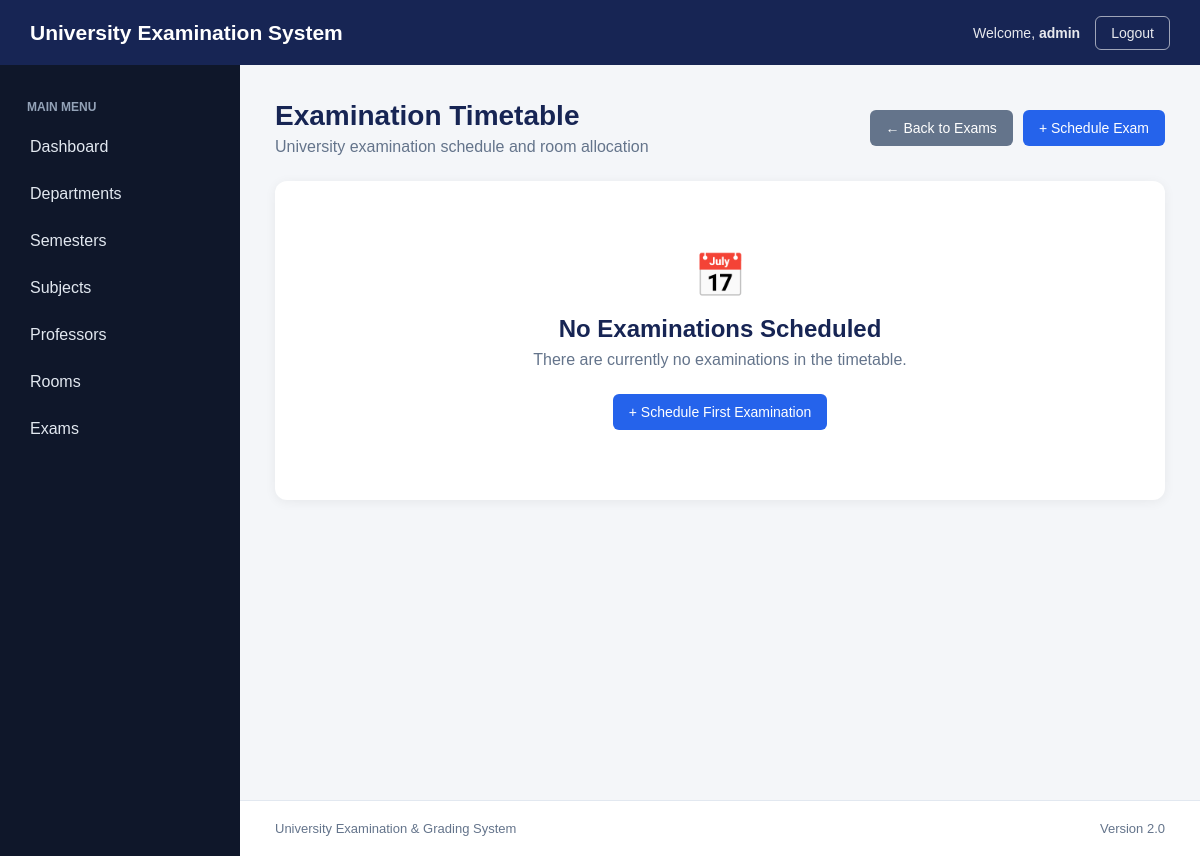
/exams/timetable/ (signed in), run on an earlier commit of the app's database.
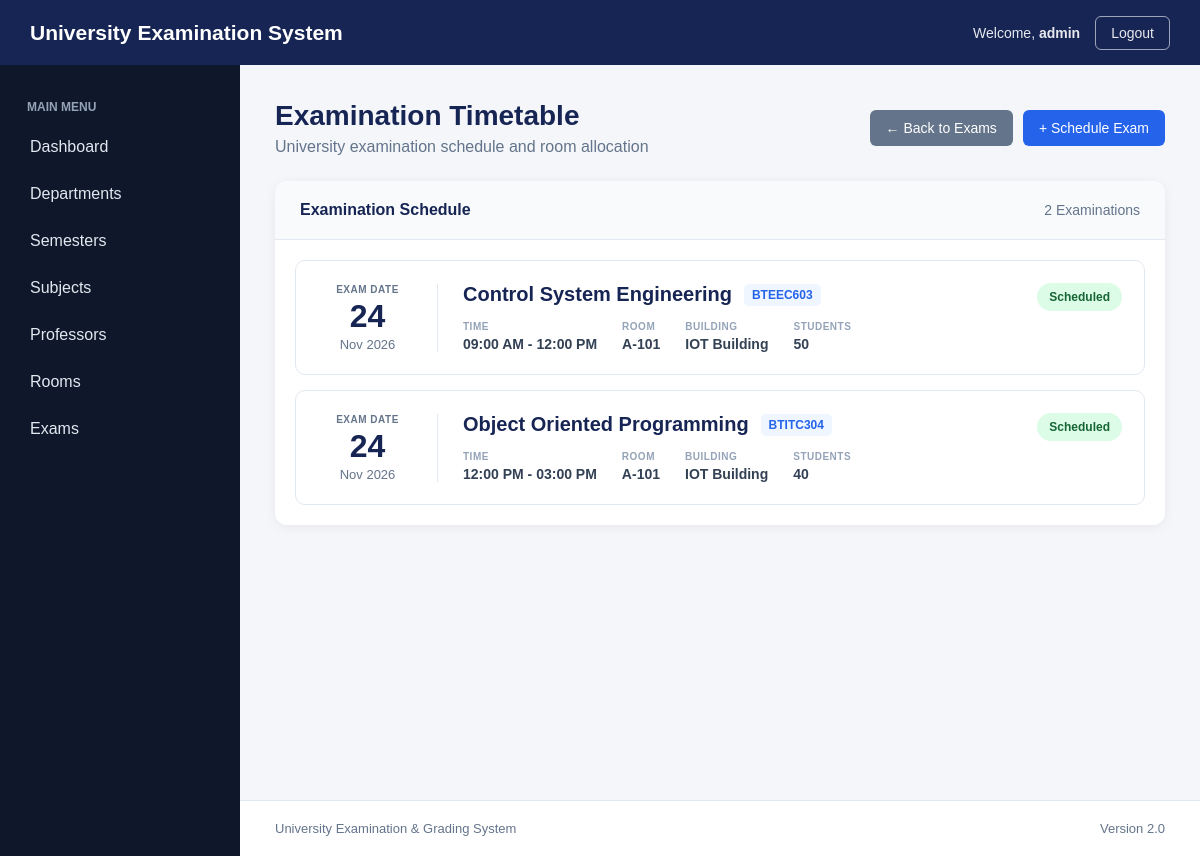
And on a later commit of the database.
### academics/models.py (models this page shows, shortened)
class Exam(models.Model):
    subject = models.ForeignKey(
        Subject,
        on_delete=models.CASCADE,
        related_name="exams"
    )
    room = models.ForeignKey(
        Room,
        on_delete=models.PROTECT,
        related_name="exams"
    )
    exam_date = models.DateField()
    start_time = models.TimeField()
    end_time = models.TimeField()
    student_count = models.PositiveIntegerField()
    created_at = models.DateTimeField(
        auto_now_add=True
    )

class Subject(models.Model):
    semester = models.ForeignKey(
        Semester,
        on_delete=models.CASCADE,
        related_name="subjects"
    )
    name = models.CharField(
        max_length=150
    )
    code = models.CharField(
        max_length=30,
        unique=True
    )
    credits = models.PositiveIntegerField()
    professors = models.ManyToManyField(
        Professor,
        related_name="subjects",
        blank=True
    )

class Room(models.Model):
    room_number = models.CharField(
        max_length=20,
        unique=True
    )
    building = models.CharField(
        max_length=100
    )
    capacity = models.PositiveIntegerField()

### academics/views.py (the view)
@login_required
def exam_timetable(request):
    exams = Exam.objects.select_related(
        "subject",
        "room"
    ).order_by(
        "exam_date",
        "start_time"
    )
    return render(
        request,
        "academics/exam_timetable.html",
        {
            "exams": exams
        }
    )

### academics/templates/academics/exam_timetable.html (shortened to what the changed rows need)
{% extends "academics/base.html" %}
{% block content %}
<div class="page-header">
    <div>
        <h1 class="page-title">
            Examination Timetable
        </h1>
    </div>
</div>
<div class="timetable-container">
    {% if exams %}
        <div class="timetable-header">
            <div>
                Examination Schedule
            </div>
            <div>
                {{ exams|length }} Examination{{ exams|length|pluralize }}
            </div>
        </div>
        <div class="timetable-list">
            {% for exam in exams %}
                <div class="timetable-card">
                    <div class="timetable-date">
                        <div class="date-label">
                            EXAM DATE
                        </div>
                        <div class="date-value">
                            {{ exam.exam_date|date:"d" }}
                        </div>
                        <div class="month-value">
                            {{ exam.exam_date|date:"M Y" }}
                        </div>
                    </div>
                    <div class="timetable-details">
                        <div class="exam-subject">
                            <h2>
                                {{ exam.subject.name }}
                            </h2>
                            <span class="subject-code">
                                {{ exam.subject.code }}
                            </span>
                        </div>
                        <div class="exam-info-row">
                            <div class="exam-info-item">
                                <span class="info-label">
                                    TIME
                                </span>
                                <span class="info-value">
                                    {{ exam.start_time|time:"h:i A" }}
                                    -
                                    {{ exam.end_time|time:"h:i A" }}
                                </span>
                            </div>
                            <div class="exam-info-item">
                                <span class="info-label">
                                    ROOM
                                </span>
                                <span class="info-value">
                                    {{ exam.room.room_number }}
                                </span>
                            </div>
                            <div class="exam-info-item">
                                <span class="info-label">
                                    BUILDING
                                </span>
                                <span class="info-value">
                                    {{ exam.room.building }}
                                </span>
                            </div>
                            <div class="exam-info-item">
                                <span class="info-label">
                                    STUDENTS
                                </span>
                                <span class="info-value">
                                    {{ exam.student_count }}
                                </span>
                            </div>
                        </div>
                    </div>
                    <div class="exam-status">
                        <span class="status-badge">
                            Scheduled
                        </span>
                    </div>
                </div>
            {% endfor %}
        </div>
    {% else %}
        <div class="timetable-empty">
            <div class="empty-icon">
                📅
            </div>
            <h2>
                No Examinations Scheduled
            </h2>
            <p>
                There are currently no examinations
                in the timetable.
            </p>
            <a
                href="{% url 'exam_create' %}"
                class="btn btn-primary"
            >
                + Schedule First Examination
            </a>
        </div>
    {% endif %}
</div>
{% endblock %}

What changed in the data, as far as the page shows it:
added Exam: exam_date "24", exam_date "Nov 2026", subject.name "Control System Engineering", subject.code "BTEEC603", start_time "09:00 AM", end_time "12:00 PM", room.room_number "A-101", room.building "IOT Building", student_count "50"
added Exam: exam_date "24", exam_date "Nov 2026", subject.name "Object Oriented Programming", subject.code "BTITC304", start_time "12:00 PM", end_time "03:00 PM", room.room_number "A-101", room.building "IOT Building", student_count "40"
Also different on the page:
{{ exams|length }}: (not shown) → "2"
text no longer shown: "📅 No Examinations Scheduled There are currently no examinations in the timetable. + Schedule First Examination"
text now shown: "Examination Schedule Examination"
